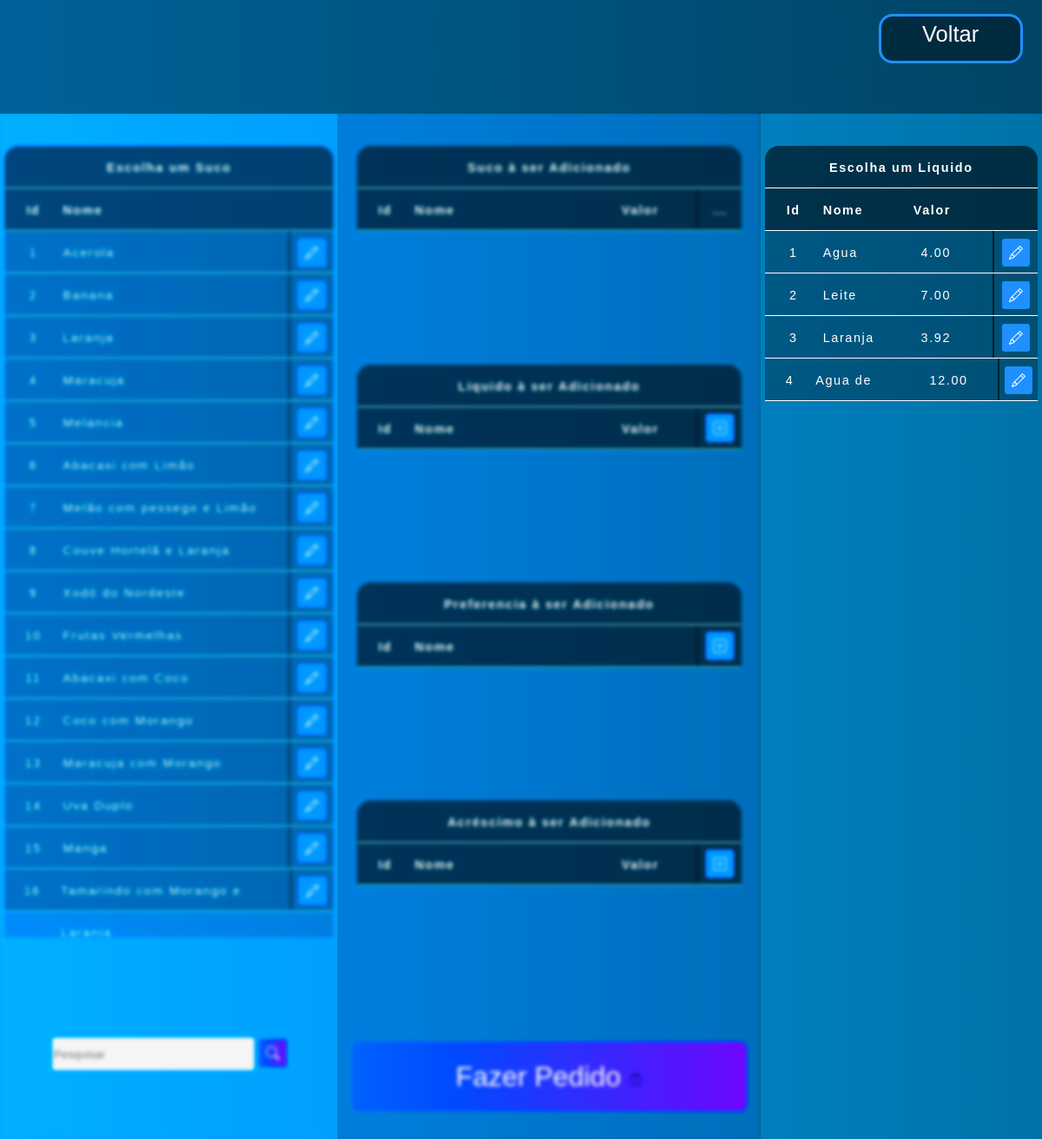
Screenshot of /Public/Pedir_Select_Liquidos.php with the database file from the repository.
### tables this page shows
CREATE TABLE `select_sucos` (
  `id` int(11) NOT NULL,
  `nome` varchar(100) NOT NULL,
  `fruta_1` varchar(45) NOT NULL,
  `peso_1` varchar(45) NOT NULL,
  `fruta_2` varchar(45) NOT NULL,
  `peso_2` varchar(45) NOT NULL,
  `fruta_3` varchar(45) NOT NULL,
  `peso_3` varchar(45) NOT NULL,
  `fruta_4` varchar(45) NOT NULL,
  `peso_4` varchar(45) NOT NULL,
  `fruta_5` varchar(45) NOT NULL,
  `peso_5` varchar(45) NOT NULL,
  `liquido_id_fk` varchar(45) NOT NULL,
  `liquido_peso` varchar(45) NOT NULL,
  PRIMARY KEY (`id`)
);

CREATE TABLE `select_liquidos` (
  `id` int(11) NOT NULL,
  `id_fk` varchar(45) NOT NULL,
  PRIMARY KEY (`id`)
);

CREATE TABLE `select_frutas` (
  `id` int(11) NOT NULL,
  `nome` varchar(45) NOT NULL,
  `valor` varchar(45) NOT NULL,
  PRIMARY KEY (`id`)
);

### Public/Templates/Table_Select_Sucos.php (the view, shortened to what this page needs)
<?php
    include_once('../config.php');
    if(!empty($_GET['search']))
    {
        $data = $_GET['search'];
        $sql = "SELECT * FROM select_sucos WHERE id LIKE '%$data%' or nome LIKE '%$data%' ORDER BY id ";
    }
    else
    {
        $sql = "SELECT * FROM select_sucos";
    }
    $result = $conexao->query($sql);
    $table_Select = 'select_sucos';
    $table_Insert = 'pre_suco';
?>
<div class="col_100vh">
<div class="container_col">
    <div class="col_2rem"></div>
    <table id="table_select_sucos">
        <thead>
            <tr>
                <th class="title_table" >Escolha um Suco</th>
            </tr>
            <tr>
                <th class="id"      >Id</th>
                <th class="nome"    >Nome</th>
                <th class="preenche_tam"    ></th>
            </tr>
        </thead>
        <tbody>
            <?php
                while($user_data = mysqli_fetch_assoc($result)) {
                    echo    "<tr>";
                    echo    "<td class='id'>".$user_data['id']."</td>";
                    echo    "<td class='nome'>".$user_data['nome']."</td>";
                    echo    "<td class='preenche'></td>";
                    echo    "<td class='botao'>
                                <a href='tools/Tools_Add_Suco.php?table_Select=$table_Select&id_Select=$user_data[id]&table_Insert=$table_Insert' title='Marcar' id='btn-primary'>
                                    <svg xmlns='http://www.w3.org/2000/svg' width='16' height='16' fill='currentColor' class='bi bi-pencil' viewBox='0 0 16 16'>
                                        <path d='M12.146.146a.5.5 0 0 1 .708 0l3 3a.5.5 0 0 1 0 .708l-10 10a.5.5 0 0 1-.168.11l-5 2a.5.5 0 0 1-.65-.65l2-5a.5.5 0 0 1 .11-.168l10-10zM11.207 2.5 13.5 4.793 14.793 3.5 12.5 1.207 11.207 2.5zm1.586 3L10.5 3.207 4 9.707V10h.5a.5.5 0 0 1 .5.5v.5h.5a.5.5 0 0 1 .5.5v.5h.293l6.5-6.5zm-9.761 5.175-.106.106-1.528 3.821 3.821-1.528.106-.106A.5.5 0 0 1 5 12.5V12h-.5a.5.5 0 0 1-.5-.5V11h-.5a.5.5 0 0 1-.468-.325z'/>
                                    </svg>
                                </a>
                            </td>";
                    echo    "</tr>";
                }
            ?>
        </tbody>
    </table>
    <div class="spc"></div>
    <div class="box-search">
        <input type="search" class="form-control w-25" placeholder="Pesquisar" id="pesquisar">
            <a onclick="searchData()" id="btn-pesquisar" >
            </a>
    </div>
    </div>
</div>

### Public/Templates/Table_Select_Liquidos.php
<?php
    include_once('../config.php');
    $sql = "SELECT * FROM Select_liquidos ";
    $result = $conexao->query($sql);
    $table_Select = 'Select_liquidos';
    $table_Insert = 'pre_liquido';
?>
<table class="table" id="table_select_liquidos">
    <thead>
        <tr>
            <th class="title_table" >Escolha um Liquido</th>
        </tr>
        <tr>
            <th class="id"          >Id     </th>
            <th class="nome"        >Nome   </th>
            <th class="valor"       >Valor   </th>
            <th class="preenche_tam" ></th>
        </tr>
    </thead>
    <tbody>
        <?php
            while($user_data = mysqli_fetch_assoc($result)) {
                    echo "<tr>";
                    echo "<td class='id'>".$user_data['id']."</td>";
                    $id_fk = $user_data['id_fk'];
                    include_once('../config.php');
                    $sql_Select_2 = "SELECT * FROM Select_frutas WHERE id='$id_fk' " ;
                    $result_Select_2 = $conexao->query($sql_Select_2);
                    if($result_Select_2->num_rows > 0)
                        {
                            while($user_data_2 = mysqli_fetch_assoc($result_Select_2))
                            {
                                $fruta_nome = $user_data_2['nome'];
                                $fruta_valor = $user_data_2['valor'];
                            }
                        }
                    echo "<td class='nome'>".$fruta_nome."</td>";
                    echo "<td class='valor'>".$fruta_valor."</td>";
                    echo    "<td class='preenche'></td>";
                    echo "<td class='botao'>
                    <a href='tools/Tools_Add_Liquido.php?table_Select=$table_Select&id_Select=$user_data[id]&table_Insert=$table_Insert' title='Marcar' id='btn-primary'>
                        <svg xmlns='http://www.w3.org/2000/svg' width='16' height='16' fill='currentColor' class='bi bi-pencil' viewBox='0 0 16 16'>
                            <path d='M12.146.146a.5.5 0 0 1 .708 0l3 3a.5.5 0 0 1 0 .708l-10 10a.5.5 0 0 1-.168.11l-5 2a.5.5 0 0 1-.65-.65l2-5a.5.5 0 0 1 .11-.168l10-10zM11.207 2.5 13.5 4.793 14.793 3.5 12.5 1.207 11.207 2.5zm1.586 3L10.5 3.207 4 9.707V10h.5a.5.5 0 0 1 .5.5v.5h.5a.5.5 0 0 1 .5.5v.5h.293l6.5-6.5zm-9.761 5.175-.106.106-1.528 3.821 3.821-1.528.106-.106A.5.5 0 0 1 5 12.5V12h-.5a.5.5 0 0 1-.5-.5V11h-.5a.5.5 0 0 1-.468-.325z'/>
                        </svg>
                        </a>
                        </td>";
                    echo "</tr>";
            }
            ?>
    </tbody>
</table>

### Public/Static/css/Tela.css (style rules this page uses)
html { width: 100vw; height: 100vh; }
a { text-decoration: none; }
#btn-primary, #btn-danger, #btn-pesquisar { display:inline-block; color:white; background-color: dodgerblue; cursor: pointer; width: 2rem; height: 2rem; line-height: 2.4rem; border-radius: 0.2rem; text-align: center; position: relative; top: 0.15em; }
#btn-pesquisar { background-image: linear-gradient(to right,rgb(0, 92, 197), rgb(90, 20, 220)); }
.box-search { width: 100%; text-align: center; }
.form-control { background-color: whitesmoke; border-radius: 0.2rem; border: none; width: 60%; height: 2.4rem; }

### Public/Static/css/Table.css (style rules this page uses)
.title_table { width: 100%; }
table { border-radius: 1rem 1rem 0 0; padding: 0.2rem; letter-spacing: 0.1rem; font-size: 0.9rem; color:white; text-align: center; width: 100%; }
thead { background: rgba(0, 0, 0, 0.6); display: inline-block; width: 100%; border-radius: 1rem 1rem 0 0; }
tbody { display: inline-block; width: 100%; overflow:auto; max-height: 68vh; }
tr { display: flex; flex-flow: row; width: 100%; height: 3rem; line-height:3rem; font-family: Arial, Helvetica, sans-serif; border-bottom:0.12rem solid white; float:left; }
tbody tr { background: rgba(0, 0, 0, 0.3); }
tr .id { flex-grow: 0; flex-basis: 4rem; }
tr .nome { text-align: left; flex-grow: 1; flex-basis: auto; }
tr .valor { flex-grow: 0; flex-basis: 8rem; }
tr .preenche { background: rgba(0, 0, 0, 0.6); }
tr .preenche_tam { flex-grow: 0; flex-basis: 3.4rem; }
tr .botao { flex-grow: 0; flex-basis: 3rem; }
#table_select_sucos tbody tr { background: rgba(0, 0, 0, 0.2); }
#table_select_sucos tbody, #table_select_liquidos tbody, #table_select_preferencias tbody, #table_select_acrescimos tbody { max-height: 62vh; }
#table_select_sucos tbody { height: 62vh; background: rgba(0, 0, 0, 0.2); }

### Public/Static/css/Container.css (style rules this page uses)
.container_row .spc { flex-grow: 1; flex-basis: auto; }
.container_col { display: flex; flex-flow: column; width: 100%; height: 100%; float:left; }
.container_col .col_2rem { flex-grow: 0; flex-basis: 2rem; }
.container_col .col_100vh { flex-grow: 0; flex-basis: 84vh; }

### rows the page displays
select_sucos: id "1", nome "Acerola"
select_sucos: id "2", nome "Banana"
select_sucos: id "3", nome "Laranja"
select_sucos: id "4", nome "Maracuja"
select_sucos: id "5", nome "Melancia"
select_sucos: id "6", nome "Abacaxi com Limão"
select_sucos: id "7", nome "Melão com pessego e Limão"
select_sucos: id "8", nome "Couve Hortelã e Laranja"
select_sucos: id "9", nome "Xodó do Nordeste"
select_sucos: id "10", nome "Frutas Vermelhas"
select_sucos: id "11", nome "Abacaxi com Coco"
select_sucos: id "12", nome "Coco com Morango"
select_sucos: id "13", nome "Maracuja com Morango"
select_sucos: id "14", nome "Uva Duplo"
select_sucos: id "15", nome "Manga"
select_sucos: id "16", nome "Tamarindo com Morango e Laranja"
select_liquidos: id "1", select_frutas.nome "Agua", select_frutas.valor "4.00"
select_liquidos: id "2", select_frutas.nome "Leite", select_frutas.valor "7.00"
select_liquidos: id "3", select_frutas.nome "Laranja", select_frutas.valor "3.92"
select_liquidos: id "4", select_frutas.nome "Agua de…", select_frutas.valor "12.00"
